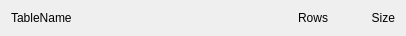
<?xml version="1.0" encoding="UTF-8"?>
<ui version="4.0">
 <class>ListItem</class>
 <widget class="QWidget" name="ListItem">
  <property name="geometry">
   <rect>
    <x>0</x>
    <y>0</y>
    <width>406</width>
    <height>35</height>
   </rect>
  </property>
  <property name="windowTitle">
   <string>Form</string>
  </property>
  <layout class="QHBoxLayout" name="horizontalLayout">
   <item>
    <widget class="QLabel" name="tableNameTX">
     <property name="minimumSize">
      <size>
       <width>250</width>
       <height>0</height>
      </size>
     </property>
     <property name="text">
      <string>TableName</string>
     </property>
     <property name="wordWrap">
      <bool>true</bool>
     </property>
    </widget>
   </item>
   <item>
    <widget class="QLabel" name="rowsTX">
     <property name="maximumSize">
      <size>
       <width>100</width>
       <height>16777215</height>
      </size>
     </property>
     <property name="text">
      <string>Rows</string>
     </property>
     <property name="alignment">
      <set>Qt::AlignRight|Qt::AlignTrailing|Qt::AlignVCenter</set>
     </property>
    </widget>
   </item>
   <item>
    <widget class="QLabel" name="sizeTX">
     <property name="maximumSize">
      <size>
       <width>80</width>
       <height>16777215</height>
      </size>
     </property>
     <property name="text">
      <string>Size</string>
     </property>
     <property name="alignment">
      <set>Qt::AlignRight|Qt::AlignTrailing|Qt::AlignVCenter</set>
     </property>
    </widget>
   </item>
  </layout>
 </widget>
 <resources/>
 <connections/>
</ui>
